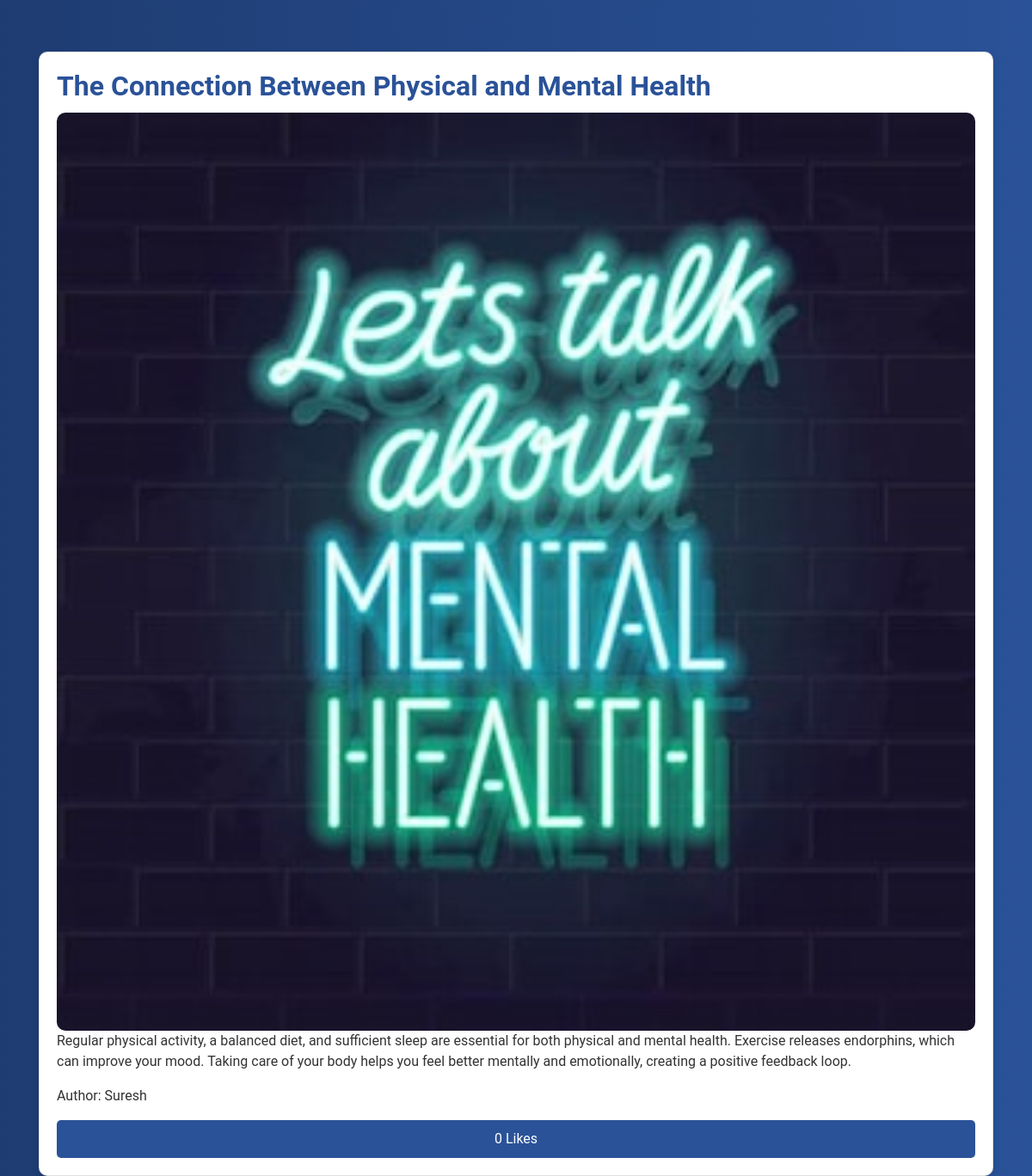
/blogs/2/, run on the app's committed database.
### users/models.py (models this page shows, shortened)
class BlogPost(models.Model):
    CATEGORY_CHOICES = [
        ('Mental Health', 'Mental Health'),
        ('Heart Disease', 'Heart Disease'),
        ('Covid19', 'Covid19'),
        ('Immunization', 'Immunization'),
    ]
    author = models.ForeignKey(settings.AUTH_USER_MODEL, on_delete=models.CASCADE)
    title = models.CharField(max_length=255)
    image = models.ImageField(upload_to='blog_images/')
    category = models.CharField(max_length=20, choices=CATEGORY_CHOICES)
    summary = models.TextField()
    content = models.TextField()
    is_draft = models.BooleanField(default=True)
    created_at = models.DateTimeField(auto_now_add=True)
    updated_at = models.DateTimeField(auto_now=True)
    likes = models.ManyToManyField(settings.AUTH_USER_MODEL, related_name='liked_posts', blank=True)
    class Meta:
        ordering = ['-created_at']

class User(AbstractUser):
    USER_TYPE_CHOICES = [
        ('patient', 'Patient'),
        ('doctor', 'Doctor'),
    ]
    user_type = models.CharField(max_length=10,choices=USER_TYPE_CHOICES,default='patient')
    profile_picture = models.ImageField(upload_to='profile_pics/',null=True,blank=True)
    address_line1 = models.CharField(max_length=255)
    city = models.CharField(max_length=100)
    state = models.CharField(max_length=100)
    pincode = models.CharField(max_length=10)

### users/views.py (the view)
# urls.py: path('blogs/<int:pk>/', BlogDetailView.as_view(), name='blog_detail'),
class BlogDetailView(View):
    def get(self, request, pk):
        post = get_object_or_404(BlogPost, pk=pk, is_draft=False)
        return render(request, 'blog_detail.html', {'post': post})

### users/templates/blog_detail.html (shortened to what this page needs)
<!DOCTYPE html>
<html lang="en">
<head>
    <link href="https://maxcdn.bootstrapcdn.com/bootstrap/4.5.2/css/bootstrap.min.css" rel="stylesheet">
</head>
<body>
    <div class="container">
        <div class="card">
            <h2 class="card-title">{{ post.title }}</h2>
            <img src="{{ post.image.url }}" alt="{{ post.title }}">
            <p class="card-text">{{ post.content }}</p>
            <p>Author: {{ post.author.username }}</p>
            <button id="like-button" class="like-button">{{ post.likes.count }} Likes</button>
        </div>
    </div>
</body>
</html>

### users/templates/blog_detail.html (style rules this page uses)
body { background: linear-gradient(to right, #1e3c72, #2a5298); color: #ffffff; font-family: 'Roboto', sans-serif; }
.container { margin-top: 60px; }
.card { background-color: #ffffff; color: #333333; padding: 20px; border-radius: 10px; box-shadow: 0 4px 8px rgba(0, 0, 0, 0.1); }
.card img { max-width: 100%; border-radius: 10px; }
.card-title { color: #2a5298; font-size: 2rem; font-weight: 600; }
.card-text { color: #333; }
.like-button { background-color: #2a5298; color: white; border: none; padding: 10px 20px; border-radius: 5px; cursor: pointer; }

### data on the page
BlogPost: title "The Connection Between Physical and Mental Health", image (picture), content "Regular physical activity, a balanced diet, and sufficient sleep are essential for both physical and mental health. Exercise releases endorphins, which can improve your mood. Taking care of your body helps you feel better mentally and emotionally, creating a positive feedback loop.", author.username "Suresh", likes.count "0"
